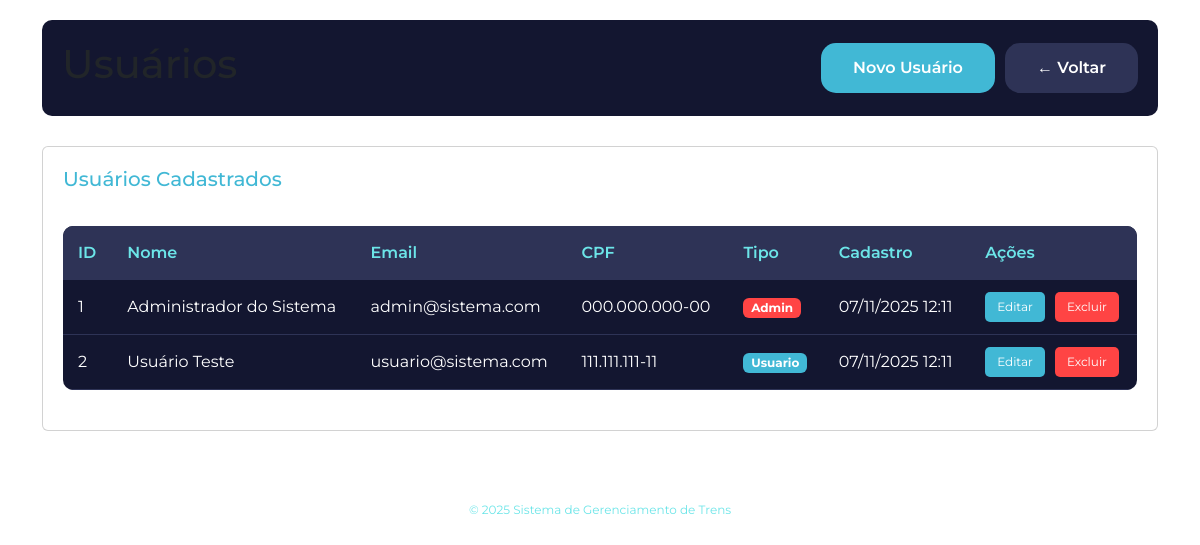
The app's page /usuarios/listar_user.php (signed in) with its own data.
### tables this page shows
CREATE TABLE usuarios (
    id_usuario INT NOT NULL AUTO_INCREMENT PRIMARY KEY,
    nome_usuario VARCHAR(100) NOT NULL,
    email_usuario VARCHAR(100) NOT NULL UNIQUE,
    senha_usuario VARCHAR(255) NOT NULL,
    cpf_usuario CHAR(11) NOT NULL UNIQUE,
    tipo_usuario ENUM('admin', 'usuario') NOT NULL DEFAULT 'usuario',
    status_usuario ENUM('ativo', 'inativo') NOT NULL DEFAULT 'ativo',
    data_cadastro TIMESTAMP DEFAULT CURRENT_TIMESTAMP,
    INDEX idx_email (email_usuario),
    INDEX idx_tipo (tipo_usuario)
);

### config.php (called while the page is built, shortened)
<?php
function sanitizar($texto) {
    return htmlspecialchars($texto, ENT_QUOTES, 'UTF-8');
}
function formatarCPF($cpf) {
    $cpf = preg_replace('/[^0-9]/', '', $cpf);
    return substr($cpf, 0, 3) . '.' .
           substr($cpf, 3, 3) . '.' .
           substr($cpf, 6, 3) . '-' .
           substr($cpf, 9, 2);
}
function formatarTimestamp($timestamp) {
    $dt = new DateTime($timestamp);
    return $dt->format('d/m/Y H:i');
}
?>

### usuarios/listar_user.php (the view, shortened to what this page needs)
<?php
require_once '../config.php';
try {
    $sql = "SELECT * FROM usuarios ORDER BY data_cadastro DESC";
    $stmt = $pdo->query($sql);
    $usuarios = $stmt->fetchAll();
} catch(PDOException $e) {
    $erro = "Erro ao buscar usuários.";
    $usuarios = [];
}
?>
<!DOCTYPE html>
<html lang="pt-BR">
<head>
    <link rel="stylesheet" href="../css/estilo.css">
    <link href="https://cdn.jsdelivr.net/npm/bootstrap@5.3.8/dist/css/bootstrap.min.css" rel="stylesheet">
</head>
<body>
    <div class="container">
        <div class="header-dashboard">
            <h1>Usuários</h1>
            <div style="display: flex; gap: 10px;">
                <a href="cadastrar.php" class="botao botao-primario">Novo Usuário</a>
                <a href="../dashboard.php" class="botao botao-secundario">← Voltar</a>
            </div>
        </div>
        <div class="card">
            <h2>Usuários Cadastrados</h2>
            <div class="tabela-container">
                <table class="tabela">
                    <thead>
                        <tr>
                            <th>ID</th>
                            <th>Nome</th>
                            <th>Email</th>
                            <th>CPF</th>
                            <th>Tipo</th>
                            <th>Cadastro</th>
                            <th>Ações</th>
                        </tr>
                    </thead>
                    <tbody>
                        <?php foreach($usuarios as $user): ?>
                        <tr>
                            <td><?= $user['id_usuario'] ?></td>
                            <td><?= sanitizar($user['nome_usuario']) ?></td>
                            <td><?= sanitizar($user['email_usuario']) ?></td>
                            <td><?= formatarCPF($user['cpf_usuario']) ?></td>
                            <td>
                                <span class="badge <?= $user['tipo_usuario'] == 'admin' ? 'badge-admin' : 'badge-usuario' ?>">
                                    <?= ucfirst($user['tipo_usuario']) ?>
                                </span>
                            </td>
                            <td><?= formatarTimestamp($user['data_cadastro']) ?></td>
                            <td>
                                <div class="tabela-acoes">
                                    <a href="editar.php?id=<?= $user['id_usuario'] ?>"
                                       class="btn-tabela btn-editar">Editar</a>
                                    <a href="excluir.php?id=<?= $user['id_usuario'] ?>"
                                       class="btn-tabela btn-excluir"
                                       onclick="return confirm('Excluir este usuário?')">Excluir</a>
                                </div>
                            </td>
                        </tr>
                        <?php endforeach; ?>
                    </tbody>
                </table>
            </div>
        </div>
        <div class="rodape">
            <p>© 2025 Sistema de Gerenciamento de Trens</p>
        </div>
    </div>
</body>
</html>

### css/estilo.css (style rules this page uses)
* { margin: 0; padding: 0; box-sizing: border-box; font-family: "Montserrat", sans-serif; }
body { background-color: #1a1e34; color: white; min-height: 100vh; }
.container { max-width: 1200px; margin: 0 auto; padding: 20px; }
h1 { color: white; font-size: 2rem; margin-bottom: 1rem; }
h2 { color: #41b8d5; font-size: 1.5rem; margin-bottom: 1rem; }
.botao { padding: 0.8rem 2rem; border: none; border-radius: 15px; cursor: pointer; font-size: 16px; font-weight: 600; transition: all 0.3s; text-decoration: none; display: inline-block; }
.botao-primario { background-color: #41b8d5; color: white; }
.botao-secundario { background-color: #2e3356; color: white; }
.header-dashboard { background-color: #131630; border-radius: 10px; padding: 20px; margin-bottom: 30px; display: flex; justify-content: space-between; align-items: center; box-shadow: 0px 0px 10px rgba(255, 255, 255, 0.1); flex-wrap: wrap; gap: 15px; }
.card { background-color: #131630; border-radius: 10px; padding: 20px; box-shadow: 0px 0px 10px rgba(255, 255, 255, 0.1); }
.card h2 { color: #41b8d5; margin-bottom: 15px; font-size: 20px; }
.tabela-container { overflow-x: auto; margin: 20px 0; }
.tabela { width: 100%; border-collapse: collapse; background-color: #131630; border-radius: 10px; overflow: hidden; }
.tabela thead { background-color: #2e3356; }
.tabela th { padding: 15px; text-align: left; color: #6ce5e8; font-weight: 600; }
.tabela td { padding: 12px 15px; border-bottom: 1px solid #2e3356; color: white; }
.tabela-acoes { display: flex; gap: 10px; flex-wrap: wrap; }
.btn-tabela { padding: 6px 12px; border: none; border-radius: 5px; cursor: pointer; font-size: 12px; text-decoration: none; display: inline-block; transition: all 0.2s; }
.btn-editar { background-color: #41b8d5; color: white; }
.btn-excluir { background-color: #ff4444; color: white; }
.badge { display: inline-block; padding: 4px 10px; border-radius: 12px; font-size: 12px; font-weight: 600; }
.badge-admin { background-color: #ff4444; color: white; }
.badge-usuario { background-color: #41b8d5; color: white; }
.rodape { text-align: center; margin-top: 50px; padding: 20px; color: #6ce5e8; font-size: 12px; }

### records on screen
usuarios: id_usuario "1", nome_usuario "Administrador do Sistema", email_usuario "admin@sistema.com", cpf_usuario "000.000.000-00", tipo_usuario "Admin", data_cadastro "07/11/2025 12:11"
usuarios: id_usuario "2", nome_usuario "Usuário Teste", email_usuario "usuario@sistema.com", cpf_usuario "111.111.111-11", tipo_usuario "Usuario", data_cadastro "07/11/2025 12:11"
